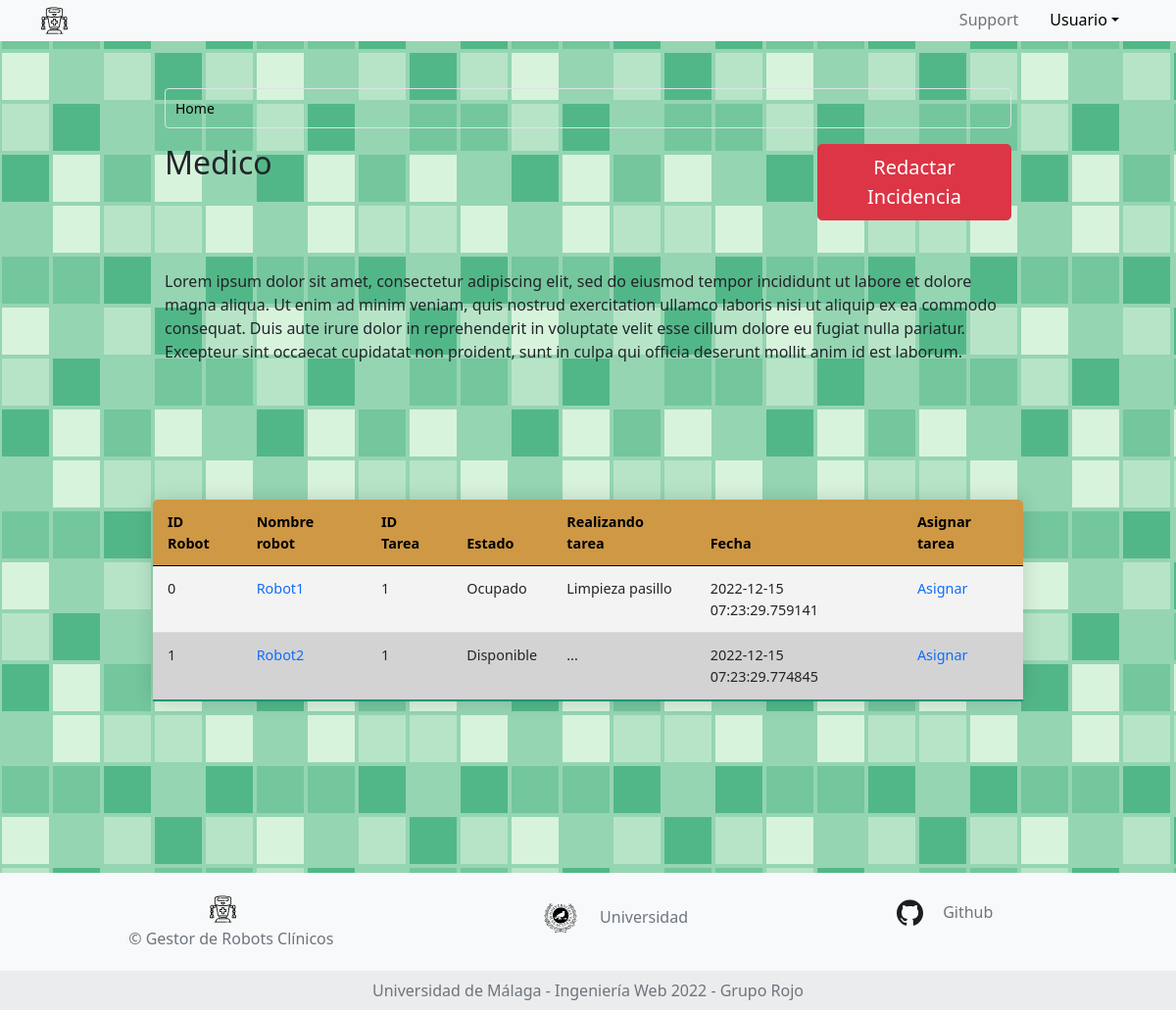
Before: /doctor with the older database file.
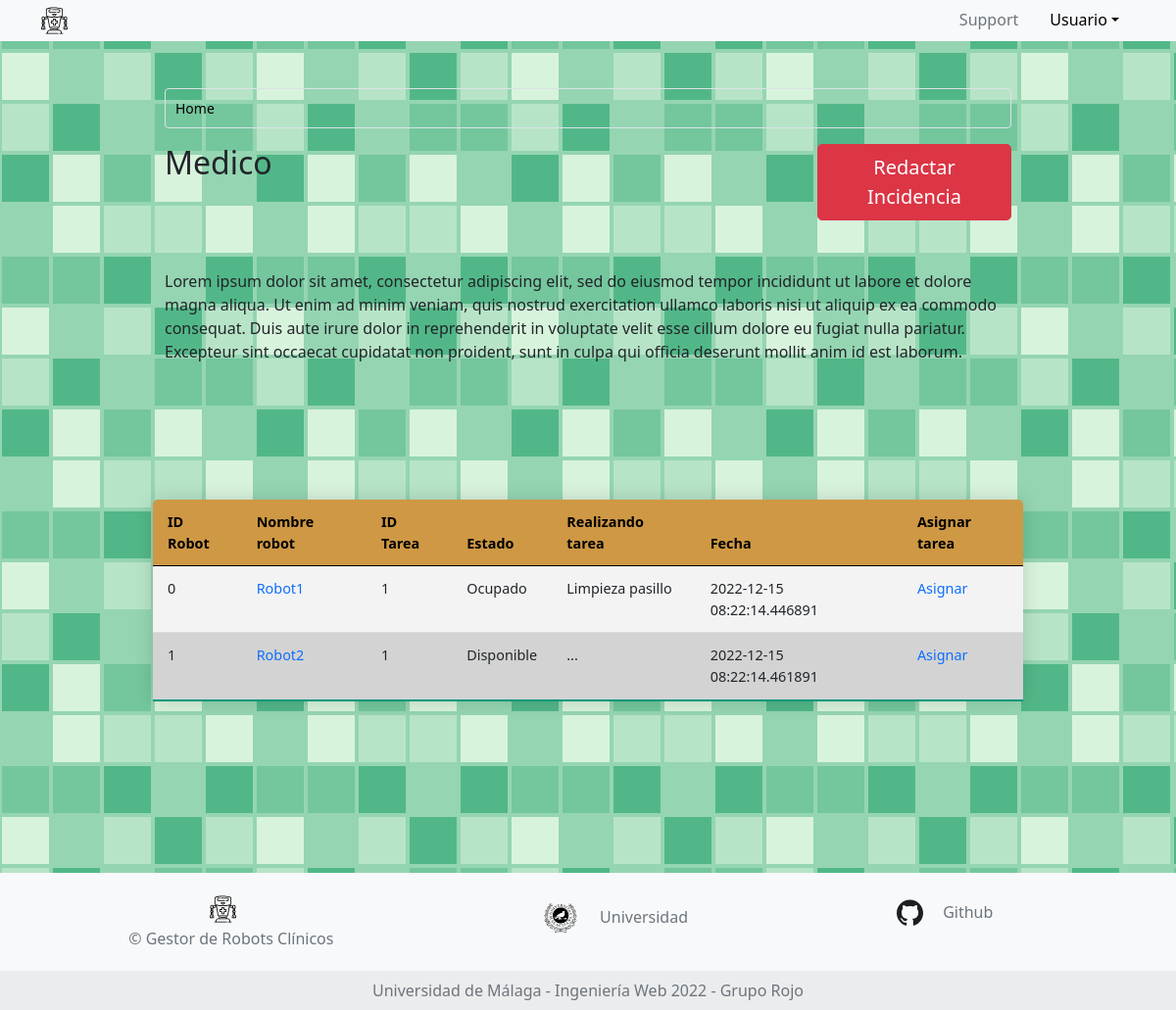
After: the same page with the newer database file.
### app.py (models this page shows, shortened)
class Tabla_Medico(db.Model):
    __tablename__ = 'Tabla medico'
    id_robot = db.Column(db.String(150), nullable=False, primary_key= True)
    name_robot = db.Column(db.String(150), db.ForeignKey(Robots.name))
    id_Tareas = db.Column(db.String(100), db.ForeignKey(Tareas.id))
    realizando_tarea = db.Column(db.String(150),nullable=False )
    tipoTarea = db.Column(db.String(150), db.ForeignKey(Tareas.descripcionTarea))
    date = db.Column(db.DateTime, default=datetime.utcnow)

### app.py (the view)
@app.route("/doctor", methods=["GET", "POST"])
def doctor():
    robots_db = db.session.query(Robots).all()
    tareas_db = db.session.query(Tareas).all()
    accion_db = db.session.query(Tabla_Medico).all()
    return render_template('template_medico.jinja', robots = robots_db, tareas = tareas_db, acciones=accion_db)

### templates/template_medico.jinja (shortened to what this page needs)
{% extends 'base.jinja' %}
{% block content %}
<body class="bg">
  <div class="main-container row p-5 mx-0 justify-content-center align-items-center align-self-center">
    <div class="row col-md-10 px-3">
      <nav aria-label="breadcrumb">
        <ol class="breadcrumb breadcrumb-custom">
          <li class="breadcrumb-item active" aria-current="page"><span>Home</span></li>
        </ol>
      </nav>
    </div>
    <div class="row col-md-10 px-3">
      <div class="col-sm-9">
        <legend>
          <h2>Medico</h2>
        </legend>
      </div>
      <div class="col-sm-3"><button type="button" onclick="location.href='/doctor/formularioIncidencia'" class="btn btn-danger btn-lg">Redactar Incidencia</button></div>
      <p class="padd">
        Lorem ipsum dolor sit amet, consectetur adipiscing elit, sed do eiusmod tempor incididunt ut
        labore et dolore magna aliqua. Ut enim ad minim veniam, quis nostrud exercitation ullamco laboris
        nisi ut aliquip ex ea commodo consequat. Duis aute irure dolor in reprehenderit in voluptate velit esse
        cillum dolore eu fugiat nulla pariatur. Excepteur sint occaecat cupidatat non proident, sunt in culpa qui
        officia deserunt mollit anim id est laborum.
      </p>
    </div>
    <fieldset class="text-black col-md-10 px-3 bot">
      <form method="GET" class="mt-5 row justify-content-center table-sortable">
        <div>
          <table class="table">
            <thead>
              <tr>
                <th scope="col">ID Robot</th>
                <th scope="col">Nombre robot</th>
                <th scope="col">ID Tarea</th>
                <th scope="col">Estado</th>
                <th scope="col">Realizando tarea</th>
                <th scope="col">Fecha</th>
                <th scope="col">Asignar tarea</th>
              </tr>
            </thead>
            <tbody>
              {% for tablas in acciones %}
              <tr>
                <td>{{tablas.id_robot}}</td>
                <td><a href="/doctor/{{tablas.id_robot}}">{{tablas.name_robot}}</td>
                <td>{{tablas.id_Tareas}}</td>
                <td>{{tablas.realizando_tarea}}</td>
                <td>{{tablas.tipoTarea}}</td>
                <td>{{tablas.date}}</td>
                <td>
                  <a href="/edit/{{tablas.id_robot}}">Asignar</a>
                </td>
              </tr>
              {% endfor %}
            </tbody>
          </table>
        </div>
      </form>
    </fieldset>
    {% endblock %}

### templates/base.jinja (shortened to what this page needs)
<!doctype html>
<html>
    <head>
        <link href="https://cdn.jsdelivr.net/npm/bootstrap@5.0.2/dist/css/bootstrap.min.css" rel="stylesheet"
 />
        <link rel="stylesheet" type="text/css" href="../static/css/style.css" />
    </head>
<body class="bg">
    <header>
        <nav class="nav nav-pills bg-light">
            <div class="container">
                <div class="row justify-content-start">
                    <div class="col">
                        <ul class="nav justify-content-right">
                            <li><a class="navbar-brand"><img src="../static/images/robot_icon.svg" alt="Bootstrap" width="27"
                                        height="42"></a></li>
                        </ul>
                    </div>
                    <div class="col">
                        <ul class="nav justify-content-end">
                            <li><a href="#" class="nav-link disabled" tabindex="-1" aria-disabled="true">Support</a>
                            </li>
                            <li class="nav-item dropdown">
                                <a class="nav-link dropdown-toggle my_black" data-bs-toggle="dropdown" href="#" role="button"
                                    aria-expanded="false">Usuario</a>
                            </li>
                        </ul>
                    </div>
                </div>
            </div>
        </nav>
        {% block content %} {% endblock %}
    </header>
    <footer class="text-center text-lg-start bg-light text-muted fixed">
        <section class="" style="height: 100px">
            <div class="container text-center text-md-start mt-0.1 align-items-center" style="height: 100%">
                <div class="row mt-3 align-items-center" style="height: 100%">
                    <div class="col-md-3 col-lg-4 col-xl-3 mx-auto mb-4 align-items-center" style="height: 100%">
                        <div class="text-center p-3"><a class="navbar-brand" href="#"><img src="../static/images/robot_icon.svg"
                                    alt="Bootstrap" width="27" height="42"></a>
                            <h6 class="display-9">© Gestor de Robots Clínicos</h6>
                        </div>
                    </div>
                    <div class="col-md-2 col-lg-2 col-xl-2 mx-auto mb-4 align-items-center" style="height: 100%">
                        <div class="text-center p-3 align-items-center" style="height: 100%; width: 220px"><a class="navbar-brand" href="https://www.uma.es/"><img src="../static/images/UMA.svg" alt="Bootstrap"
                                    width="40" height="60"></a> Universidad
                        </div>
                    </div>
                    <div class="col-md-4 col-lg-3 col-xl-3 mx-auto mb-4 align-items-center" style="height: 100%">
                        <p class="text-center p-4 align-items-center">
                            <a class="navbar-brand" href="https://github.com/jesusaldanamartin/web_engineering">
                            <img src="../static/images/GitHub-Mark.svg" alt="Bootstrap" width="27"
                            height="30"></a> Github
                        </p>
                    </div>
                </div>
            </div>
        </section>
        <div class="text-center p-2" style="background-color: rgba(0, 0, 0, 0.05); height: 40px">
            Universidad de Málaga - Ingeniería Web 2022 - Grupo Rojo
        </div>
    </footer>
</body>
</html>

### static/css/style.css (style rules this page uses)
.btn { max-width: 100%; }
.my_black { color: rgb(0, 0, 0); }
.padd { padding-bottom: 50px; padding-top: 50px; }
.table { border-color: white; border-radius: 5px 5px 0 0; overflow: hidden; border-collapse: collapse; margin: 25px 0; font-size: 0.9em; min-width: 400px; box-shadow: 0 0 20px rgba(0, 0, 0, 0.15); }
.table thead tr { background-color: #cf9844; color: #000000; text-align: left; font-weight: bold; }
.table th, .table td { padding: 12px 15px; }
.table tbody tr { border-bottom: 1px solid #dddddd; }
.table tbody tr:nth-last-of-type(even) { background-color: #f3f3f3; }
.table tbody tr:nth-last-of-type(odd) { background-color: #d3d3d3; }
.table tbody tr:last-of-type { border-bottom: 2px solid #009879; }
.table-sortable th { cursor: pointer; }
.bot { padding-bottom: 2.3cm; }
.breadcrumb.breadcrumb-custom { padding: 0 0; border-color: #dbe3e6; }
.breadcrumb { border: 1px solid #f3f3f3; }
.breadcrumb { display: flex; flex-wrap: wrap; padding: 0.56rem 1.13rem; margin-bottom: 1rem; list-style: none; background-color: transparent; border-radius: 0.25rem; }
nav { display: block; }
.breadcrumb.breadcrumb-custom .breadcrumb-item { font-size: 0.875rem; background: #dbe3e6; padding: 0.56rem 10px; color: #000; display: inline-block; vertical-align: top; }
.breadcrumb.breadcrumb-custom .breadcrumb-item:before { content: ""; }
.breadcrumb.breadcrumb-custom .breadcrumb-item:last-child { background: transparent; }
a:link { text-decoration:none; }

Changed rows visible on the page:
changed Tabla_Medico "Robot1": date "2022-12-15 07:23:29.759141" → "2022-12-15 08:22:14.446891"
changed Tabla_Medico "Robot2": date "2022-12-15 07:23:29.774845" → "2022-12-15 08:22:14.461891"
